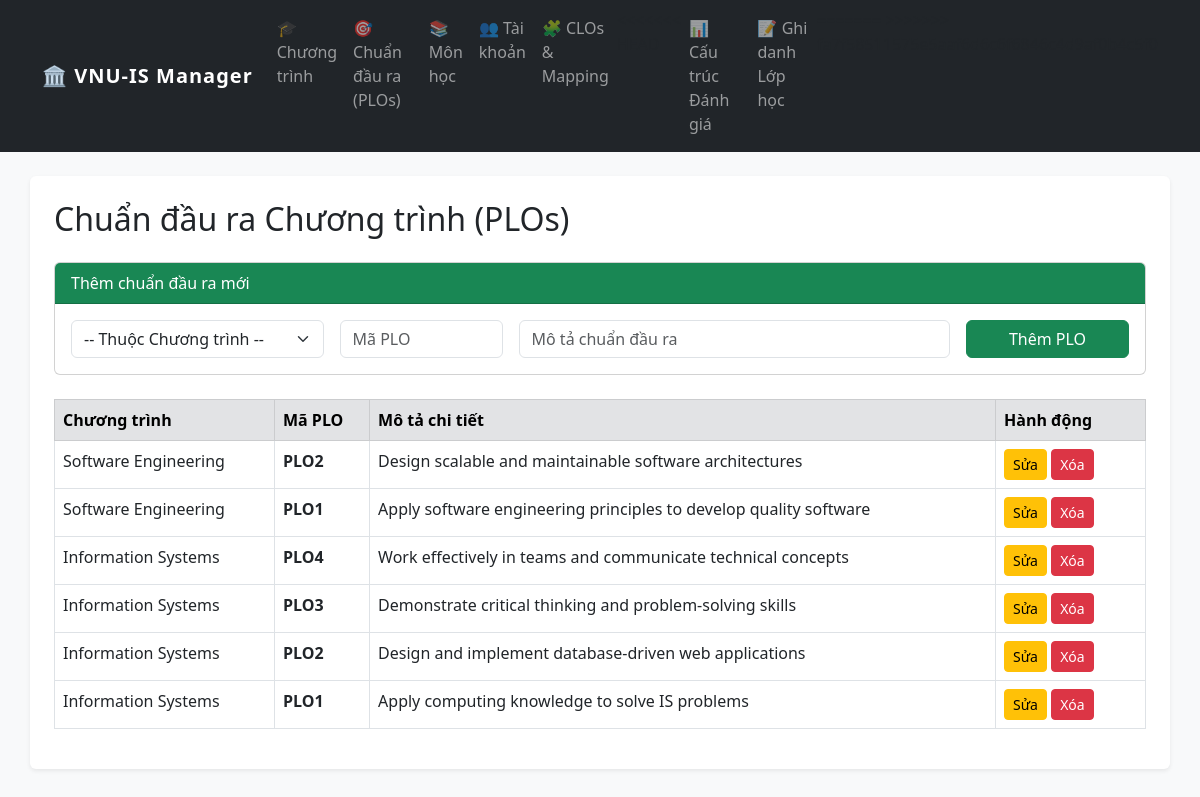
Screenshot of /plos/index.php with the database file from the repository.
### tables this page shows
CREATE TABLE `plos` (
  `id` int(11) NOT NULL,
  `program_id` int(11) NOT NULL,
  `code` varchar(20) NOT NULL,
  `description` text NOT NULL,
  `created_at` timestamp NOT NULL DEFAULT current_timestamp()
);

CREATE TABLE `programs` (
  `id` int(11) NOT NULL,
  `name` varchar(255) NOT NULL,
  `code` varchar(50) NOT NULL,
  `description` text DEFAULT NULL,
  `created_at` timestamp NOT NULL DEFAULT current_timestamp()
);

### classes/database.php (called while the page is built, shortened)
<?php
class Database {
    private static $instance = null;
    private $pdo;
    private function __construct() {
        try {
            $this->pdo = new PDO("mysql:host=localhost;dbname=web2;charset=utf8mb4", "root", "");
            $this->pdo->setAttribute(PDO::ATTR_ERRMODE, PDO::ERRMODE_EXCEPTION);
        } catch (PDOException $e) {
            die("Database connection failed: " . $e->getMessage());
        }
    }
    public static function getInstance() {
        if (self::$instance === null) {
            self::$instance = new Database();
        }
        return self::$instance;
    }
    public function query($sql, $params = []) {
        $stmt = $this->pdo->prepare($sql);
        $stmt->execute($params);
        return $stmt;
    }
    public function fetchAll($sql, $params = []) {
        $stmt = $this->query($sql, $params);
        return $stmt->fetchAll(PDO::FETCH_ASSOC);
    }
}
?>

### plos/index.php (the view, shortened to what this page needs)
<?php
require_once '../classes/database.php';
include '../includes/header.php';
$db = Database::getInstance();
$sql_plos = "SELECT plos.*, programs.name as program_name
             FROM plos
             JOIN programs ON plos.program_id = programs.id
             ORDER BY plos.id DESC";
$plos = $db->fetchAll($sql_plos);
?>
<div class="d-flex justify-content-between align-items-center mb-3">
    <h2>Chuẩn đầu ra Chương trình (PLOs)</h2>
</div>
<div class="card mb-4">
    <div class="card-header bg-success text-white">Thêm chuẩn đầu ra mới</div>
    <div class="card-body">
        <form action="create.php" method="POST" class="row g-3">
            <div class="col-md-3">
                <select name="program_id" class="form-select" required>
                    <option value="">-- Thuộc Chương trình --</option>
                </select>
            </div>
            <div class="col-md-2">
                <input type="text" name="code" class="form-control" placeholder="Mã PLO" required>
            </div>
            <div class="col-md-5">
                <input type="text" name="description" class="form-control" placeholder="Mô tả chuẩn đầu ra" required>
            </div>
            <div class="col-md-2">
                <button type="submit" class="btn btn-success w-100">Thêm PLO</button>
            </div>
        </form>
    </div>
</div>
<table class="table table-bordered">
    <thead class="table-secondary">
        <tr>
            <th>Chương trình</th>
            <th>Mã PLO</th>
            <th>Mô tả chi tiết</th>
            <th style="width: 150px;">Hành động</th>
        </tr>
    </thead>
    <tbody>
        <?php foreach ($plos as $row): ?>
        <tr>
            <td><?php echo htmlspecialchars($row['program_name']); ?></td>
            <td><strong><?php echo htmlspecialchars($row['code']); ?></strong></td>
            <td><?php echo htmlspecialchars($row['description']); ?></td>
            <td>
                <a href="edit.php?id=<?php echo $row['id']; ?>" class="btn btn-sm btn-warning">Sửa</a>
                <form action="delete.php" method="POST" class="d-inline" onsubmit="return confirm('Bạn có chắc muốn xóa PLO này?');">
                    <button type="submit" class="btn btn-sm btn-danger">Xóa</button>
                </form>
            </td>
        </tr>
        <?php endforeach; ?>
    </tbody>
</table>
<?php include '../includes/footer.php'; ?>

### includes/header.php (shortened to what this page needs)
<?php
$base_url = '/WEB2_GROUP3/';
?>
<!DOCTYPE html>
<html lang="vi">
<head>
    <link href="https://cdn.jsdelivr.net/npm/bootstrap@5.3.0/dist/css/bootstrap.min.css" rel="stylesheet">
</head>
<body>
<nav class="navbar navbar-expand-lg navbar-dark bg-dark mb-4">
    <div class="container">
        <a class="navbar-brand" href="<?php echo $base_url; ?>index.php">🏛️ VNU-IS Manager</a>
        <div class="collapse navbar-collapse" id="navbarNav">
            <ul class="navbar-nav me-auto">
                <li class="nav-item">
                    <a class="nav-link" href="<?php echo $base_url; ?>programs/index.php">🎓 Chương trình</a>
                </li>
                <li class="nav-item">
                    <a class="nav-link" href="<?php echo $base_url; ?>plos/index.php">🎯 Chuẩn đầu ra (PLOs)</a>
                </li>
                <li class="nav-item">
                    <a class="nav-link" href="<?php echo $base_url; ?>subjects/index.php">📚 Môn học</a>
                </li>
                <li class="nav-item">
                    <a class="nav-link" href="<?php echo $base_url; ?>users/index.php">👥 Tài khoản</a>
                </li>
                <li class="nav-item">
                    <a class="nav-link" href="<?php echo $base_url; ?>clos/index.php">🧩 CLOs & Mapping</a>
                </li>
                <li class="nav-item">
                    <a class="nav-link" href="<?php echo $base_url; ?>assessments/index.php">📊 Cấu trúc Đánh giá</a>
                </li>
                <li class="nav-item">
                    <a class="nav-link" href="<?php echo $base_url; ?>enrollments/index.php">📝 Ghi danh Lớp học</a>
                </li>
            </ul>
        </div>
    </div>
</nav>
<div class="container shadow-sm p-4 bg-white rounded">

### includes/footer.php
</div> <script src="https://cdn.jsdelivr.net/npm/bootstrap@5.3.0/dist/js/bootstrap.bundle.min.js"></script>
</body>
</html>

### includes/header.php (style rules this page uses)
body { background-color: #f8f9fa; }
.navbar-brand { font-weight: bold; letter-spacing: 1px; }

### rows the page displays
plos: program.name "Software Engineering", code "PLO2", description "Design scalable and maintainable software architectures"
plos: program.name "Software Engineering", code "PLO1", description "Apply software engineering principles to develop quality software"
plos: program.name "Information Systems", code "PLO4", description "Work effectively in teams and communicate technical concepts"
plos: program.name "Information Systems", code "PLO3", description "Demonstrate critical thinking and problem-solving skills"
plos: program.name "Information Systems", code "PLO2", description "Design and implement database-driven web applications"
plos: program.name "Information Systems", code "PLO1", description "Apply computing knowledge to solve IS problems"
